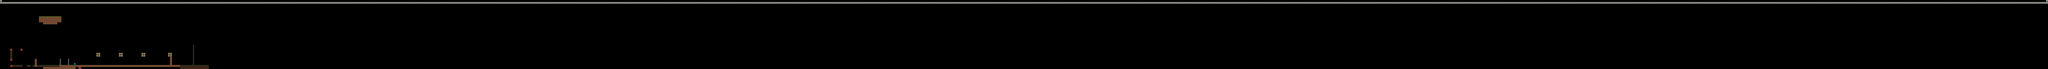

Rendered tile map (Tiled .tmx) drawn with the repository's tilesets; below, a short description and the map source with its tile grids summarised:
An orthogonal 1000x34 tile map with 32x32 px tiles, 2 tile layers (background, foreground), 2 tilesets and 6 objects (3x background, 2x enemy, player).

<map version="1.4" tiledversion="1.4.3" orientation="orthogonal" renderorder="right-down" width="1000" height="34" tilewidth="32" tileheight="32" infinite="0" nextlayerid="6" nextobjectid="372">
 <tileset firstgid="1" name="tileset" tilewidth="32" tileheight="32" spacing="1" tilecount="336" columns="24">
  <image source="tileset.png" width="791" height="461" />
 </tileset>
 <tileset firstgid="337" name="items" tilewidth="32" tileheight="32" tilecount="256" columns="16">
  <image source="items.png" trans="ffffff" width="512" height="512" />
 </tileset>
 <objectgroup id="5" name="background" visible="0">
  <object id="12" name="Background" type="background" x="0" y="0" width="1920" height="1088">
   <properties>
    <property name="animSpeed" value="28" />
    <property name="model" value="background" />
   </properties>
  </object>
  <object id="12" name="Hills" type="background" x="0" y="0" width="1920" height="1088">
   <properties>
    <property name="animSpeed" value="12" />
    <property name="model" value="hills" />
   </properties>
  </object>
  <object id="12" name="Hill" type="background" x="0" y="0" width="1920" height="1088">
   <properties>
    <property name="animSpeed" value="8" />
    <property name="model" value="hill" />
   </properties>
  </object>
 </objectgroup>
 <layer id="1" name="background" width="1000" height="34">
  <properties>
   <property name="collision" type="bool" value="true" />
  </properties>
  <data>[34000 cells, 1208 non-empty, 21 distinct tile ids]</data>
 </layer>
 <layer id="4" name="foreground" width="1000" height="34">
  <data>[34000 cells, 7 non-empty, 4 distinct tile ids]</data>
 </layer>
 <objectgroup id="2" name="objects">
  <properties>
   <property name="collision" type="bool" value="true" />
  </properties>
  <object id="7" name="Player" type="player" x="683.637" y="935.455" width="128" height="64">
   <properties>
    <property name="model" value="tank" />
   </properties>
  </object>
  <object id="15" name="Enemy1" type="enemy" x="731.633" y="104.212" width="128" height="64">
   <properties>
    <property name="model" value="evil_tank" />
   </properties>
  </object>
  <object id="18" name="Enemy2" type="enemy" x="2425.09" y="935.636" width="128" height="64">
   <properties>
    <property name="model" value="evil_tank" />
   </properties>
  </object>
 </objectgroup>
</map>
